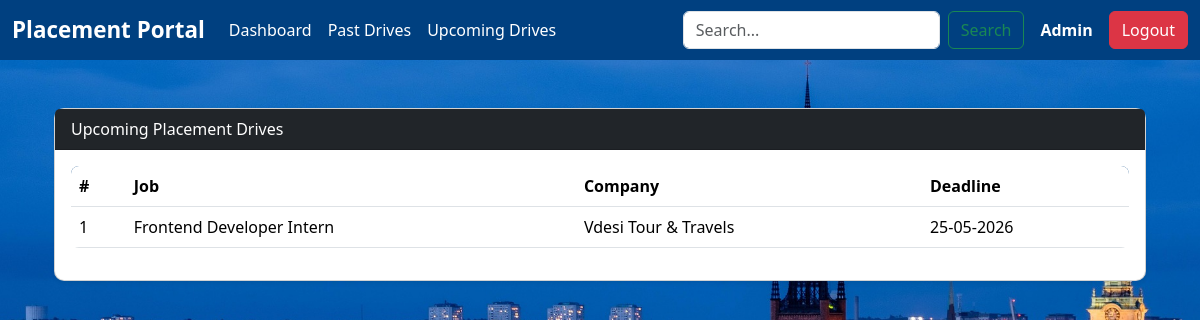
Screenshot of /admin/upcoming-drives (signed in) with the database file from the repository.
### models/models.py (models this page shows, shortened)
class PlacementDrive(db.Model):
    __tablename__ = 'placement_drives'
    id = db.Column(db.Integer, primary_key=True)
    company_id = db.Column(db.Integer, db.ForeignKey('companies.id', ondelete='CASCADE'), nullable=False)
    job_title = db.Column(db.String(150), nullable=False)
    job_description = db.Column(db.Text, nullable=True)
    eligibility_criteria = db.Column(db.String(200), nullable=True)
    application_deadline = db.Column(db.DateTime, nullable=False)
    salary_range = db.Column(db.String(100), nullable=True)
    required_skills = db.Column(db.String(200), nullable=True)
    experience_required = db.Column(db.String(100), nullable=True)
    status = db.Column(db.Enum(Drivestatus), default=Drivestatus.UPCOMING, nullable=False)
    approval_status = db.Column(db.Enum(Approvalstatus), default=Approvalstatus.PENDING, nullable=False)
    applications = db.relationship('Application', backref='drive', lazy=True, cascade="all, delete-orphan")
    approval_status = db.Column(db.Enum(Approvalstatus), default=Approvalstatus.PENDING)

class Usercommon(db.Model):
    __abstract__ = True
    id = db.Column(db.Integer,primary_key=True)
    email = db.Column(db.String(120), unique=True, nullable=False)
    _password_hash = db.Column("password",db.String(128), nullable=False)
    name = db.Column(db.String(100), nullable=False)
    phone = db.Column(db.String(20), nullable=True)
    is_active = db.Column(db.Boolean, default=True, nullable=False)
    created_at = db.Column(db.DateTime, default=datetime.utcnow, nullable=False)

class Company(Usercommon):
    __tablename__ = 'companies'
    role = db.Column(db.Enum(Role), default=Role.COMPANY, nullable=False)
    company_name = db.Column(db.String(150), unique=True,nullable=False)
    hr_contact = db.Column(db.String(100), nullable=True)
    website = db.Column(db.String(200), nullable=True)
    approval_status = db.Column(db.Enum(Approvalstatus), default=Approvalstatus.PENDING, nullable=False)
    drives = db.relationship('PlacementDrive', backref='company', lazy=True,cascade="all, delete-orphan")

### app.py (the view)
@app.route("/admin/upcoming-drives")
@role_required(Role.ADMIN)
def admin_upcoming_drives():
    upcoming_drives = PlacementDrive.query.filter(
        PlacementDrive.approval_status == Approvalstatus.APPROVED,
        PlacementDrive.status == Drivestatus.UPCOMING
    ).all()
    return render_template(
        "admin/upcoming_drives.html",
        upcoming_drives=upcoming_drives
    )

### app.py (called while the page is built)
def role_required(required_role):
    def decorator(f):
        @wraps(f)
        def wrapper(*args, **kwargs):
            if 'user_id' not in session or 'user_role' not in session:
                return redirect(url_for('login'))
            if session['user_role'] != required_role.value:
                return "Unauthorized", 403
            return f(*args, **kwargs)
        return wrapper
    return decorator

### templates/admin/upcoming_drives.html (shortened to what this page needs)
{% extends "index.html" %}
{% block content %}
<div class="container mt-4">
  <div class="card shadow-sm">
    <div class="card-header bg-dark text-white">
      Upcoming Placement Drives
    </div>
    <div class="card-body table-responsive">
      <table class="table table-hover">
        <thead>
          <tr>
            <th>#</th>
            <th>Job</th>
            <th>Company</th>
            <th>Deadline</th>
          </tr>
        </thead>
        <tbody>
          {% for d in upcoming_drives %}
          <tr>
            <td>{{ loop.index }}</td>
            <td>{{ d.job_title }}</td>
            <td>{{ d.company.company_name }}</td>
            <td>{{ d.application_deadline.strftime('%d-%m-%Y') }}</td>
          </tr>
          {% else %}
          <tr>
            <td colspan="4" class="text-center">No upcoming drives</td>
          </tr>
          {% endfor %}
        </tbody>
      </table>
    </div>
  </div>
</div>
{% endblock %}

### static/css/dashboard.css (style rules this page uses)
body { font-family: 'Segoe UI', Arial, sans-serif; background-color: #f8f9fa; color: #333; }
.card { border-radius: 10px; }
.table { border-radius: 8px; overflow: hidden; }
.table thead { background-color: #004080; color: #fff; }
body { background: url("/static/skyline1.jpg") no-repeat center center fixed; background-size: cover; }

### rows the page displays
PlacementDrive: job_title "Frontend Developer Intern", company.company_name "Vdesi Tour & Travels", application_deadline "25-05-2026"

### other values shown
{{ session.get('user_role') | capitalize }} "Admin"
